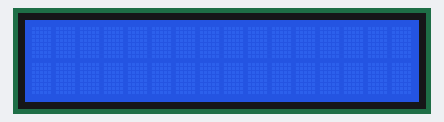
Recording of a sketch running on a simulated Arduino Uno, built with avr-gcc and run on an emulated ATmega328P. Shown: 16×2 character LCD.

Above: at 0.1 s.
At 1.1 s:
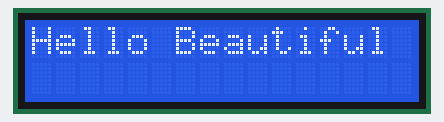
At 2.1 s:
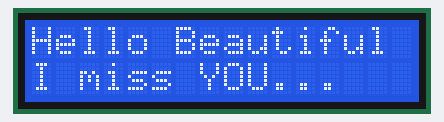

The sketch:

lcd_hello_test.ino
```cpp
// sketch to print onto lcd
// see: https://billwaa.wordpress.com/2012/03/05/arduino-lcd-display-hj1602a/

#include <LiquidCrystal.h>

//Initialize LCD
LiquidCrystal lcd(12, 11, 10, 5, 4, 3, 2);

void setup()
{
//Set LCD Display Size
lcd.begin(16,2);
lcd.clear();
}


void loop()
{
  //Set Cursor and Display
  delay(1000);
  lcd.setCursor(0,0);
  lcd.print("Hello Beautiful");
  delay(1000);
  lcd.setCursor(0,1);
  lcd.print("I miss YOU...");
  delay(1000);

  lcd.clear();
}
```

Measured:
- by itself, everything shown: repeats every 3.0 s, in 3 steps
- what the display in image 1 shows lasts 1.0 s, from 1.1 s to 2.1 s
